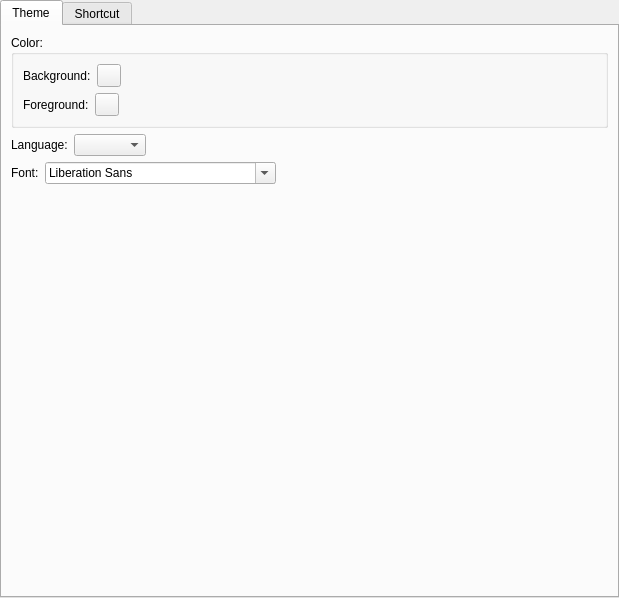
<?xml version="1.0" encoding="UTF-8"?>
<ui version="4.0">
 <class>SystemSettings</class>
 <widget class="QWidget" name="SystemSettings">
  <property name="geometry">
   <rect>
    <x>0</x>
    <y>0</y>
    <width>619</width>
    <height>598</height>
   </rect>
  </property>
  <property name="windowTitle">
   <string>Form</string>
  </property>
  <layout class="QVBoxLayout" name="verticalLayout_4">
   <property name="spacing">
    <number>0</number>
   </property>
   <property name="leftMargin">
    <number>0</number>
   </property>
   <property name="topMargin">
    <number>0</number>
   </property>
   <property name="rightMargin">
    <number>0</number>
   </property>
   <property name="bottomMargin">
    <number>0</number>
   </property>
   <item>
    <widget class="QTabWidget" name="tabWidget_2">
     <property name="currentIndex">
      <number>0</number>
     </property>
     <widget class="QWidget" name="tab_3">
      <attribute name="title">
       <string>Theme</string>
      </attribute>
      <layout class="QVBoxLayout" name="verticalLayout_2">
       <item>
        <widget class="QGroupBox" name="groupBox_2">
         <property name="title">
          <string>Color:</string>
         </property>
         <layout class="QVBoxLayout" name="verticalLayout">
          <item>
           <layout class="QHBoxLayout" name="horizontalLayout_3">
            <item>
             <widget class="QLabel" name="label_2">
              <property name="text">
               <string>Background:</string>
              </property>
             </widget>
            </item>
            <item>
             <widget class="QToolButton" name="btnbackColor">
              <property name="text">
               <string/>
              </property>
             </widget>
            </item>
            <item>
             <spacer name="horizontalSpacer">
              <property name="orientation">
               <enum>Qt::Horizontal</enum>
              </property>
              <property name="sizeHint" stdset="0">
               <size>
                <width>40</width>
                <height>20</height>
               </size>
              </property>
             </spacer>
            </item>
           </layout>
          </item>
          <item>
           <layout class="QHBoxLayout" name="horizontalLayout_4">
            <item>
             <widget class="QLabel" name="label_3">
              <property name="text">
               <string>Foreground:</string>
              </property>
             </widget>
            </item>
            <item>
             <widget class="QToolButton" name="btnForColor">
              <property name="text">
               <string/>
              </property>
             </widget>
            </item>
            <item>
             <spacer name="horizontalSpacer_2">
              <property name="orientation">
               <enum>Qt::Horizontal</enum>
              </property>
              <property name="sizeHint" stdset="0">
               <size>
                <width>40</width>
                <height>20</height>
               </size>
              </property>
             </spacer>
            </item>
           </layout>
          </item>
         </layout>
        </widget>
       </item>
       <item>
        <layout class="QHBoxLayout" name="horizontalLayout">
         <item>
          <widget class="QLabel" name="label">
           <property name="text">
            <string>Language:</string>
           </property>
          </widget>
         </item>
         <item>
          <widget class="QComboBox" name="comboLanguage"/>
         </item>
         <item>
          <spacer name="horizontalSpacer_3">
           <property name="orientation">
            <enum>Qt::Horizontal</enum>
           </property>
           <property name="sizeHint" stdset="0">
            <size>
             <width>40</width>
             <height>20</height>
            </size>
           </property>
          </spacer>
         </item>
        </layout>
       </item>
       <item>
        <layout class="QHBoxLayout" name="horizontalLayout_5">
         <item>
          <widget class="QLabel" name="label_4">
           <property name="text">
            <string>Font:</string>
           </property>
          </widget>
         </item>
         <item>
          <widget class="QFontComboBox" name="fontComboBox"/>
         </item>
         <item>
          <spacer name="horizontalSpacer_4">
           <property name="orientation">
            <enum>Qt::Horizontal</enum>
           </property>
           <property name="sizeHint" stdset="0">
            <size>
             <width>40</width>
             <height>20</height>
            </size>
           </property>
          </spacer>
         </item>
        </layout>
       </item>
       <item>
        <spacer name="verticalSpacer">
         <property name="orientation">
          <enum>Qt::Vertical</enum>
         </property>
         <property name="sizeHint" stdset="0">
          <size>
           <width>20</width>
           <height>40</height>
          </size>
         </property>
        </spacer>
       </item>
      </layout>
     </widget>
     <widget class="QWidget" name="tab">
      <attribute name="title">
       <string>Shortcut</string>
      </attribute>
      <layout class="QVBoxLayout" name="verticalLayout_3">
       <property name="leftMargin">
        <number>0</number>
       </property>
       <property name="topMargin">
        <number>0</number>
       </property>
       <property name="rightMargin">
        <number>0</number>
       </property>
       <property name="bottomMargin">
        <number>0</number>
       </property>
       <item>
        <widget class="QTableWidget" name="tableWidget">
         <property name="gridStyle">
          <enum>Qt::DashLine</enum>
         </property>
         <property name="cornerButtonEnabled">
          <bool>true</bool>
         </property>
         <property name="rowCount">
          <number>8</number>
         </property>
         <property name="columnCount">
          <number>2</number>
         </property>
         <attribute name="horizontalHeaderVisible">
          <bool>false</bool>
         </attribute>
         <attribute name="horizontalHeaderStretchLastSection">
          <bool>true</bool>
         </attribute>
         <attribute name="verticalHeaderVisible">
          <bool>false</bool>
         </attribute>
         <attribute name="verticalHeaderStretchLastSection">
          <bool>false</bool>
         </attribute>
         <row/>
         <row/>
         <row/>
         <row/>
         <row/>
         <row/>
         <row/>
         <row/>
         <column/>
         <column/>
         <item row="0" column="0">
          <property name="text">
           <string>Ctrl+O</string>
          </property>
         </item>
         <item row="0" column="1">
          <property name="text">
           <string>Open</string>
          </property>
         </item>
         <item row="1" column="0">
          <property name="text">
           <string>Ctrl+S</string>
          </property>
         </item>
         <item row="1" column="1">
          <property name="text">
           <string>Save</string>
          </property>
         </item>
        </widget>
       </item>
       <item>
        <spacer name="verticalSpacer_2">
         <property name="orientation">
          <enum>Qt::Vertical</enum>
         </property>
         <property name="sizeHint" stdset="0">
          <size>
           <width>20</width>
           <height>40</height>
          </size>
         </property>
        </spacer>
       </item>
      </layout>
     </widget>
    </widget>
   </item>
  </layout>
 </widget>
 <resources/>
 <connections/>
</ui>
